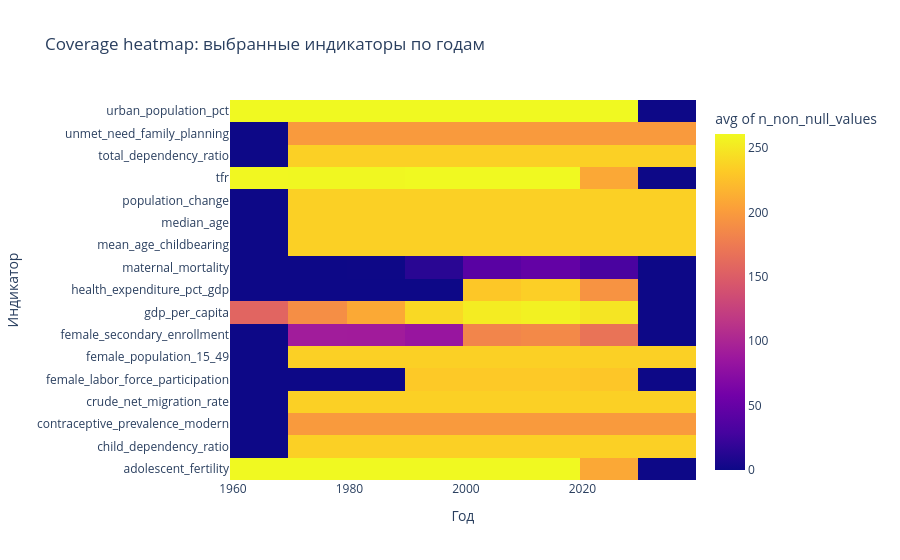

Notebook code for this chart:
### Markdown cell above
## 14. Heatmap: coverage по годам и выбранным индикаторам

Построим heatmap, чтобы увидеть:
- где coverage сильный,
- где данные редкие,
- какие индикаторы лучше подходят для long-run analysis.

То есть он показывает сколько непустых наблюдений есть по каждому индикатору в каждый год

### Code cell
selected_year_indicator = (
    selected_fact.dropna(subset=["year"])
    .groupby(["indicator_short", "year"])
    .agg(n_non_null_values=("value", lambda s: s.notna().sum()))
    .reset_index()
)

fig = px.density_heatmap(
    selected_year_indicator,
    x="year",
    y="indicator_short",
    z="n_non_null_values",
    histfunc="avg",
    title="Coverage heatmap: выбранные индикаторы по годам"
)
fig.update_layout(xaxis_title="Год", yaxis_title="Индикатор")
fig.show()

### Figure 1 — Plotly figure (JSON) as saved in the notebook; plotly's stock layout.template omitted (floating-point values rounded to 4 significant figures; data arrays with more than 128 entries replaced by an {"elided": "..."} marker saying what was removed)
{"data": [{"coloraxis": "coloraxis", "histfunc": "avg", "hovertemplate": "year=%{x}<br>indicator_short=%{y}<br>avg of n_non_null_values=%{z}<extra></extra>", "name": "", "type": "histogram2d", "x": {"elided": "1069 int values"}, "xaxis": "x", "xbingroup": "x", "y": {"elided": "1069 str values"}, "yaxis": "y", "ybingroup": "y", "z": {"elided": "1069 int values"}}], "layout": {"coloraxis": {"colorbar": {"title": {"text": "avg of n_non_null_values"}}, "colorscale": [[0, "#0d0887"], [0.1111, "#46039f"], [0.2222, "#7201a8"], [0.3333, "#9c179e"], [0.4444, "#bd3786"], [0.5556, "#d8576b"], [0.6667, "#ed7953"], [0.7778, "#fb9f3a"], [0.8889, "#fdca26"], [1, "#f0f921"]]}, "legend": {"tracegroupgap": 0}, "title": {"text": "Coverage heatmap: выбранные индикаторы по годам"}, "xaxis": {"anchor": "y", "domain": [0, 1], "title": {"text": "Год"}}, "yaxis": {"anchor": "x", "domain": [0, 1], "title": {"text": "Индикатор"}}}}
